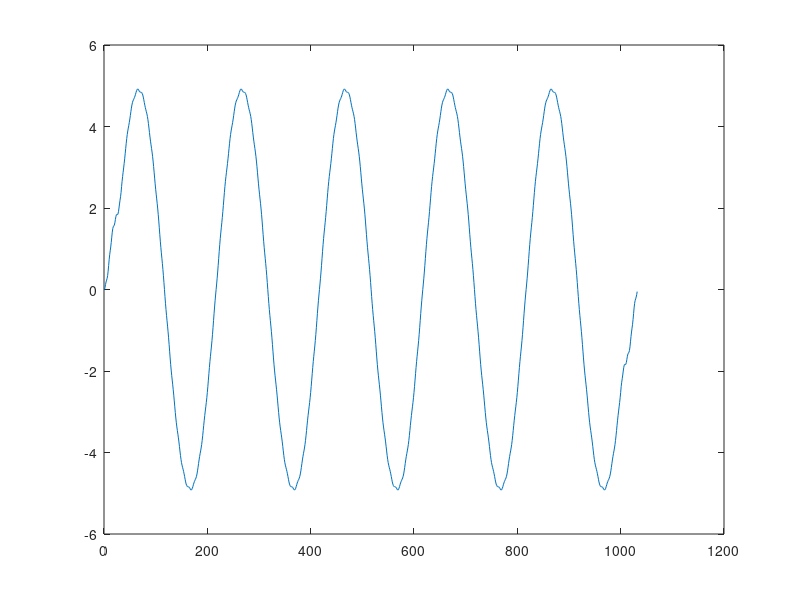

Recreate this plot in MATLAB.

%clear
clc;
clear all;

Fs = 200e3;
Ts = (1/Fs);
dt = 0:Ts:5e-3-Ts;

f1=1e3;
f2=20e3;
f3=30e3;

y = 5*sin(2*pi*f1*dt) + 5*sin(2*pi*f2*dt) + 10*sin(2*pi*f3*dt);

nfft = length(y);
nfft2 = 2.^nextpow2(nfft);

fy = fft(y,nfft2);
fy= fy(1:nfft2/2);

xfft=Fs.*(0:nfft2/2-1)/nfft2;

cut_off=1.5e3/Fs/2;
order=32;

h=fir1(order,cut_off,'low');

con = conv(y,h);

plot(con);
